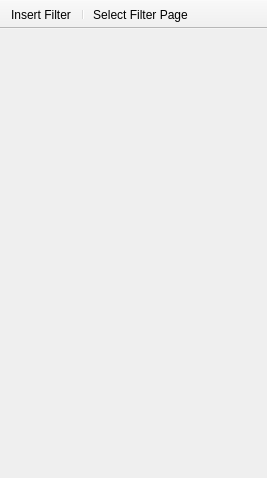
<?xml version="1.0" encoding="UTF-8"?>
<ui version="4.0">
 <class>FilterRack</class>
 <widget class="QMainWindow" name="FilterRack">
  <property name="geometry">
   <rect>
    <x>0</x>
    <y>0</y>
    <width>267</width>
    <height>478</height>
   </rect>
  </property>
  <property name="windowTitle">
   <string>Filter Rack [Raw]</string>
  </property>
  <property name="dockNestingEnabled">
   <bool>true</bool>
  </property>
  <property name="dockOptions">
   <set>QMainWindow::AllowNestedDocks|QMainWindow::AllowTabbedDocks|QMainWindow::ForceTabbedDocks</set>
  </property>
  <widget class="QWidget" name="centralwidget">
   <layout class="QGridLayout" name="gridLayout_2">
    <item row="0" column="0">
     <widget class="FlowWidget" name="filters_flow"/>
    </item>
   </layout>
  </widget>
  <widget class="QToolBar" name="toolBar">
   <property name="windowTitle">
    <string>toolBar</string>
   </property>
   <property name="movable">
    <bool>false</bool>
   </property>
   <attribute name="toolBarArea">
    <enum>TopToolBarArea</enum>
   </attribute>
   <attribute name="toolBarBreak">
    <bool>false</bool>
   </attribute>
   <addaction name="actn_insert_filter"/>
   <addaction name="separator"/>
   <addaction name="actn_select_filter_page"/>
  </widget>
  <action name="actn_insert_filter">
   <property name="icon">
    <iconset resource="../qrc/ic_resources.qrc">
     <normaloff>:/icon/add_filter</normaloff>:/icon/add_filter</iconset>
   </property>
   <property name="text">
    <string>Insert Filter</string>
   </property>
   <property name="toolTip">
    <string>Load and insert a new Filter Plugin to the end of the current Filter Page</string>
   </property>
  </action>
  <action name="actn_next_page">
   <property name="icon">
    <iconset resource="../qrc/ic_resources.qrc">
     <normaloff>:/icon/arrow_right</normaloff>:/icon/arrow_right</iconset>
   </property>
   <property name="text">
    <string>Next Page</string>
   </property>
   <property name="toolTip">
    <string>Go to the next Filter Page</string>
   </property>
  </action>
  <action name="actn_previous_page">
   <property name="icon">
    <iconset resource="../qrc/ic_resources.qrc">
     <normaloff>:/icon/arrow_left</normaloff>:/icon/arrow_left</iconset>
   </property>
   <property name="text">
    <string>Previous Page</string>
   </property>
   <property name="toolTip">
    <string>Go to the previous Filter Page</string>
   </property>
  </action>
  <action name="actn_select_filter_page">
   <property name="icon">
    <iconset resource="../qrc/ic_resources.qrc">
     <normaloff>:/icon/select_filter_page</normaloff>:/icon/select_filter_page</iconset>
   </property>
   <property name="text">
    <string>Select Filter Page</string>
   </property>
   <property name="toolTip">
    <string>Select a Filter Page from the list</string>
   </property>
  </action>
 </widget>
 <customwidgets>
  <customwidget>
   <class>FlowWidget</class>
   <extends>QFrame</extends>
   <header>gui.flow_widget</header>
   <container>1</container>
  </customwidget>
 </customwidgets>
 <resources>
  <include location="../qrc/ic_resources.qrc"/>
 </resources>
 <connections/>
</ui>
